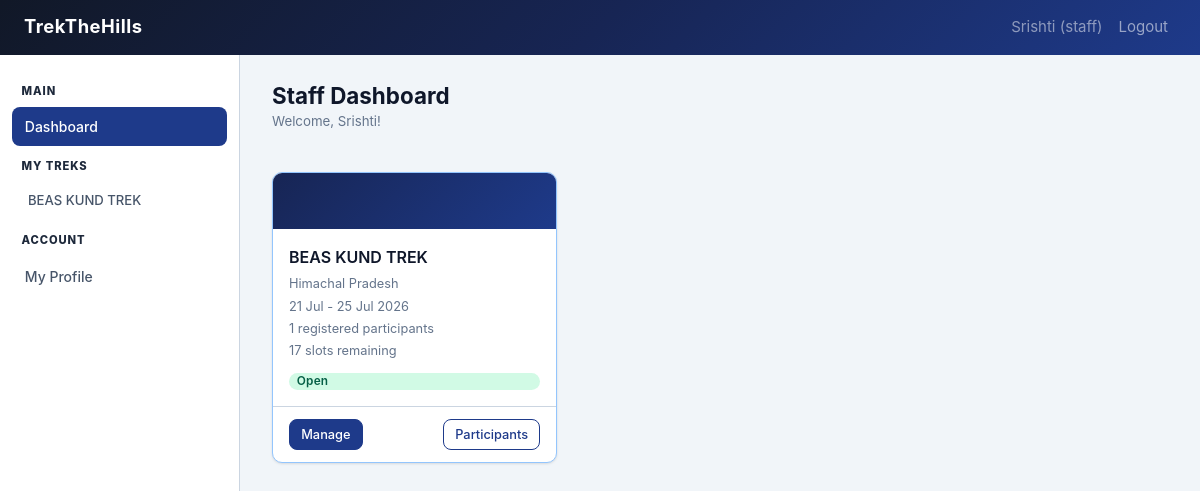
Page /staff/dashboard (signed in) on the committed database.
### models.py (models this page shows, shortened)
class User(UserMixin, db.Model):
    __tablename__ = 'users'
    id = db.Column(db.Integer, primary_key=True)
    username = db.Column(db.String(80), unique=True, nullable=False)
    email = db.Column(db.String(120), unique=True, nullable=False)
    full_name = db.Column(db.String(120), nullable=False)
    password_hash = db.Column(db.String(256), nullable=False)
    role = db.Column(db.String(20), nullable=False, default='user')
    phone = db.Column(db.String(20), nullable=True)
    is_blacklisted = db.Column(db.Boolean, default=False)
    is_approved = db.Column(db.Boolean, default=False)
    created_at = db.Column(db.DateTime, default=datetime.utcnow)
    bookings = db.relationship('Booking', backref='user', lazy=True, foreign_keys='Booking.user_id')
    assigned_treks = db.relationship('Trek', backref='assigned_staff', lazy=True, foreign_keys='Trek.assigned_staff_id')

class Trek(db.Model):
    __tablename__ = 'treks'
    id = db.Column(db.Integer, primary_key=True)
    name = db.Column(db.String(150), nullable=False)
    location = db.Column(db.String(150), nullable=False)
    difficulty = db.Column(db.String(20), nullable=False)
    duration_days = db.Column(db.Integer, nullable=False)
    total_slots = db.Column(db.Integer, nullable=False)
    altitude = db.Column(db.Integer, nullable = False)
    available_slots = db.Column(db.Integer, nullable=False)
    status = db.Column(db.String(20), nullable=False, default='Pending')
    start_date = db.Column(db.Date, nullable=False)
    end_date = db.Column(db.Date, nullable=False)
    description = db.Column(db.Text, nullable=True)
    price = db.Column(db.Float, nullable=False, default=0.0)
    assigned_staff_id = db.Column(db.Integer, db.ForeignKey('users.id'), nullable=True)
    created_at = db.Column(db.DateTime, default=datetime.utcnow)
    bookings = db.relationship('Booking', backref='trek', lazy=True)

### staff.py (the view)
@staff_bp.route('/dashboard')
@login_required
@staff_required
def dashboard():
    assigned_treks = Trek.query.filter_by(assigned_staff_id=current_user.id).all()
    trek_data = []
    for trek in assigned_treks:
        booked_count = Booking.query.filter_by(trek_id=trek.id, status='Booked').count()
        trek_data.append({'trek': trek, 'booked_count': booked_count})
    return render_template('staff/dashboard.html', trek_data=trek_data)

### app.py (called while the page is built)
@login_manager.user_loader
def load_user(user_id):
    return User.query.get(int(user_id))

### templates/staff/dashboard.html (shortened to what this page needs)
{% extends 'base.html' %}
{% block sidebar %}{% include '_sidebar.html' %}{% endblock %}
{% block content %}
<div class="page-header">
  <div>
    <h1 class="page-title">Staff Dashboard</h1>
    <p class="page-subtitle">Welcome, {{ current_user.full_name }}!</p>
  </div>
</div>
{% if trek_data %}
<div class="trek-grid">
  {% for item in trek_data %}
  <div class="trek-card">
    <div class="trek-card-banner">
    </div>
    <div class="trek-card-body">
      <div class="trek-card-title">{{ item.trek.name }}</div>
      <div class="trek-meta">
        <span> {{ item.trek.location }}</span>
        <span> {{ item.trek.start_date.strftime('%d %b') }} - {{ item.trek.end_date.strftime('%d %b %Y') }}</span>
        <span> {{ item.booked_count }} registered participants</span>
        <span> {{ item.trek.available_slots }} slots remaining</span>
      </div>
      <span class="badge badge-{{ item.trek.status.lower() }}">{{ item.trek.status }}</span>
    </div>
    <div class="trek-card-footer">
      <a href="{{ url_for('staff.trek_detail', trek_id=item.trek.id) }}" class="btn btn-primary btn-sm">
         Manage
      </a>
      <a href="{{ url_for('staff.participants', trek_id=item.trek.id) }}" class="btn btn-outline btn-sm">
         Participants
      </a>
    </div>
  </div>
  {% endfor %}
</div>
{% endif %}
{% endblock %}

### templates/base.html (shortened to what this page needs)
<!DOCTYPE html>
<html lang="en">
<head>
  <link href="https://cdn.jsdelivr.net/npm/bootstrap@5.3.3/dist/css/bootstrap.min.css" rel="stylesheet">
  <link href="https://cdn.jsdelivr.net/npm/bootstrap-icons@1.11.3/font/bootstrap-icons.min.css" rel="stylesheet">
  <link href="{{ url_for('static', filename='css/utilities.css') }}" rel="stylesheet">
  <link href="{{ url_for('static', filename='css/navbar.css') }}" rel="stylesheet">
  <link href="{{ url_for('static', filename='css/sidebar.css') }}" rel="stylesheet">
  <link href="{{ url_for('static', filename='css/dashboard.css') }}" rel="stylesheet">
  <link href="{{ url_for('static', filename='css/forms.css') }}" rel="stylesheet">
  <link href="{{ url_for('static', filename='css/cards.css') }}" rel="stylesheet">
</head>
<body>
<nav class="navbar navbar-expand-lg navbar-dark navbar-trek">
  <div class="container-fluid px-4">
    <a class="navbar-brand">
      TrekTheHills
    </a>
    <div>
      <ul class="navbar-nav ms-auto">
        {% if current_user.is_authenticated %}
          <li class="nav-item">
            <span class="nav-link text-white-50">{% if current_user.role == 'admin' %}Admin{% else %}{{ current_user.full_name }} ({{ current_user.role }}){% endif %}</span>
          </li>
          <li class="nav-item">
            <a class="nav-link" href="{{ url_for('auth.logout') }}">Logout</a>
          </li>
        {% else %}
          <li class="nav-item"><a class="nav-link" href="{{ url_for('auth.login') }}">Login</a></li>
          <li class="nav-item"><a class="nav-link" href="{{ url_for('auth.register') }}">Register</a></li>
        {% endif %}
      </ul>
    </div>
  </div>
</nav>
<div class="app-layout">
  {% block sidebar %}{% endblock %}
  <main class="main-content">
    {% block content %}{% endblock %}
  </main>
</div>
</body>
</html>

### templates/_sidebar.html (shortened to what this page needs)
<nav class="sidebar">
  {% if current_user.role == 'admin' %}
    <span class="sidebar-label">Main</span>
    <a href="{{ url_for('admin.dashboard') }}" class="nav-link {% if request.endpoint == 'admin.dashboard' %}active{% endif %}">
      Dashboard
    </a>
    <span class="sidebar-label">Trek Management</span>
    <a href="{{ url_for('admin.treks') }}" class="nav-link {% if 'treks' in request.endpoint %}active{% endif %}">
       Treks
    </a>
    <a href="{{ url_for('admin.bookings') }}" class="nav-link {% if request.endpoint == 'admin.bookings' %}active{% endif %}">
      All Bookings
    </a>
    <span class="sidebar-label">People</span>
    <a href="{{ url_for('admin.staff') }}" class="nav-link {% if request.endpoint == 'admin.staff' %}active{% endif %}">
      Staff
    </a>
    <a href="{{ url_for('admin.users') }}" class="nav-link {% if request.endpoint == 'admin.users' %}active{% endif %}">
     Trekkers
    </a>
  {% elif current_user.role == 'staff' %}
    <span class="sidebar-label">Main</span>
    <a href="{{ url_for('staff.dashboard') }}" class="nav-link {% if request.endpoint == 'staff.dashboard' %}active{% endif %}">
        Dashboard
    </a>
    <span class="sidebar-label">My Treks</span>
    {% for trek in current_user.assigned_treks %}
    <a href="{{ url_for('staff.trek_detail', trek_id=trek.id) }}"
       class="nav-link {% if request.endpoint == 'staff.trek_detail' and request.view_args.trek_id == trek.id %}active{% endif %}"
       style="font-size:.82rem; padding-left:1rem;">
       {{ trek.name[:20] }}{% if trek.name|length > 20 %}…{% endif %}
    </a>
    {% endfor %}
    <span class="sidebar-label">Account</span>
    <a href="{{ url_for('staff.profile') }}" class="nav-link {% if request.endpoint == 'staff.profile' %}active{% endif %}">
      My Profile
    </a>
  {% endif %}
</nav>

### static/css/utilities.css (style rules this page uses)
:root { --primary: #1e3a8a; --primary-dark: #172554; --primary-light:#dbeafe; --accent: #f59e0b; --accent-dark: #b45309; --danger: #dc2626; --warning: #d97706; --success: #059669; --info: #0284c7; --dark: #0f172a; --gray-900: #1e293b; --gray-700: #475569; --gray-500: #64748b; --gray-300: #cbd5e1; --gray-100: #f1f5f9; --white: #ffffff; --sidebar-w: 240px; --radius: 10px; --shadow-sm: 0 1px 3px rgba(0,0,0,.08), 0 1px 2px rgba(0,0,0,.04); --shadow: 0 4px 16px rgba(0,0,0,.10); --shadow-lg: 0 10px 32px rgba(0,0,0,.14); --transition: .2s ease; }
*, *::before, *::after { box-sizing: border-box; }
body { font-family: 'Inter', sans-serif; font-size: 0.9375rem; color: var(--gray-900); background: var(--gray-100); min-height: 100vh; margin: 0; }
a { color: var(--primary); text-decoration: none; }
.app-layout { display: flex; min-height: calc(100vh - 60px); }
.main-content { flex: 1; padding: 1.75rem 2rem; overflow-x: hidden; }
.badge { display: inline-flex; align-items: center; padding: 0.25em 0.65em; font-size: 0.74rem; font-weight: 600; border-radius: 20px; letter-spacing: .02em; }
.badge-open { background: #d1fae5; color: #065f46; }
.btn { display: inline-flex; align-items: center; justify-content: center; gap: 0.4rem; padding: 0.45rem 1rem; font-size: 0.875rem; font-weight: 500; border-radius: 8px; border: 1px solid transparent; cursor: pointer; transition: all var(--transition); white-space: nowrap; text-decoration: none; }
.btn-primary { background: var(--primary); color: var(--white); border-color: var(--primary); }
.btn-outline { background: transparent; color: var(--primary); border-color: var(--primary); }
.btn-sm { padding: 0.3rem 0.7rem; font-size: 0.8rem; }
.ms-auto { margin-left: auto; }

### static/css/navbar.css (style rules this page uses)
.navbar-trek { background: linear-gradient(135deg, #111827, var(--primary-dark), var(--primary)); }
.navbar-brand { font-weight: 700; letter-spacing: 0.5px; font-size: 1.15rem; }

### static/css/sidebar.css (style rules this page uses)
.sidebar { width: var(--sidebar-w); background: var(--white); border-right: 1px solid var(--gray-300); padding: 1.25rem 0.75rem; flex-shrink: 0; display: flex; flex-direction: column; gap: 0.25rem; }
.sidebar-label { font-size: 0.7rem; font-weight: 800; text-transform: uppercase; letter-spacing: .08em; color: var(--gray-900); padding: 0.5rem 0.6rem 0.25rem; }
.sidebar .nav-link { display: flex; align-items: center; gap: 0.65rem; padding: 0.55rem 0.8rem; border-radius: 8px; font-size: 0.875rem; font-weight: 500; color: var(--gray-700); transition: var(--transition); }
.sidebar .nav-link.active { background: var(--primary); color: var(--white); }

### static/css/dashboard.css (style rules this page uses)
.page-header { display: flex; align-items: center; justify-content: space-between; margin-bottom: 1.5rem; flex-wrap: wrap; gap: 0.75rem; }
.page-title { font-size: 1.4rem; font-weight: 700; color: var(--dark); margin: 0; }
.page-subtitle { font-size: 0.83rem; color: var(--gray-500); margin-top: 0.15rem; }
.trek-grid { display: grid; grid-template-columns: repeat(auto-fill, minmax(280px, 1fr)); gap: 1.25rem; }
.trek-card { background: var(--white); border-radius: var(--radius); box-shadow: var(--shadow-sm); border: 1px solid #93c5fd; overflow: hidden; transition: transform var(--transition), box-shadow var(--transition); display: flex; flex-direction: column; }
.trek-card-banner { height: 56px; background: linear-gradient(135deg, var(--primary-dark), var(--primary)); display: flex; align-items: center; justify-content: center; color: var(--white); font-size: 2.5rem; }
.trek-card-body { padding: 1rem; flex: 1; display: flex; flex-direction: column; }
.trek-card-title { font-size: 1rem; font-weight: 600; color: var(--dark); margin-bottom: 0.35rem; }
.trek-meta { font-size: 0.8rem; color: var(--gray-500); display: flex; flex-direction: column; gap: 0.2rem; margin-bottom: 0.75rem; }
.trek-meta span { display: flex; align-items: center; gap: 0.35rem; }
.trek-card-footer { padding: 0.75rem 1rem; border-top: 1px solid var(--gray-300); display: flex; align-items: center; justify-content: space-between; gap: 0.5rem; }

### rows in the picture
User: full_name "Srishti", role "staff"
Trek: name "BEAS KUND TREK", trek.name "BEAS KUND TREK", trek.location "Himachal Pradesh", trek.start_date "21 Jul", trek.end_date "25 Jul 2026", trek.available_slots "17", trek.status "Open"

### other values in the picture
{{ item.booked_count }} "1"
